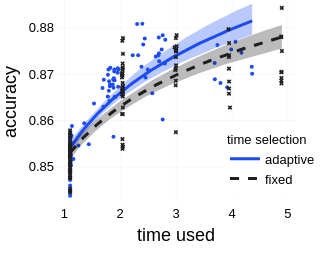

Source (notebook cell):
### Code cell
import numpy as np
import plotly.graph_objects as go
from scipy.optimize import curve_fit


sel = run_agg_df["costs.time.lam"] > 0.0
time_used = np.array(run_agg_df[sel]["time_used_mean"])
correct = np.array(run_agg_df[sel]["correct_mean"])
scheme = np.array(run_agg_df[sel]["model.time_selection.scheme"])

def log_func(t, a, b):
    return a * np.log(t) + b

colors = {
    'adaptive': cfg_base.plotting.time,
    'fixed': cfg_base.plotting.fixed_time,
}

n_bootstrap = 1000
ci_level = 0.95

fig = go.Figure()

for s in ['adaptive', 'fixed']:
    mask = scheme == s
    x = time_used[mask]
    y = correct[mask]

    # Fit on original data
    popt, _ = curve_fit(log_func, x, y)
    t_smooth = np.linspace(x.min(), x.max(), 100)
    y_smooth = log_func(t_smooth, *popt)

    # Bootstrap CI
    n_pts = len(x)
    boot_curves = np.zeros((n_bootstrap, len(t_smooth)))
    for b in range(n_bootstrap):
        idx = np.random.choice(n_pts, size=n_pts, replace=True)
        try:
            popt_b, _ = curve_fit(log_func, x[idx], y[idx])
            boot_curves[b] = log_func(t_smooth, *popt_b)
        except RuntimeError:
            boot_curves[b] = np.nan

    alpha = (1 - ci_level) / 2
    lower = np.nanpercentile(boot_curves, 100 * alpha, axis=0)
    upper = np.nanpercentile(boot_curves, 100 * (1 - alpha), axis=0)

    # Shaded CI region
    fig.add_trace(go.Scatter(
        x=np.concatenate([t_smooth, t_smooth[::-1]]),
        y=np.concatenate([upper, lower[::-1]]),
        fill='toself',
        fillcolor=colors[s].replace(')', ', 0.2)').replace('rgb(', 'rgba(') if 'rgb(' in colors[s] else colors[s],
        line=dict(width=0),
        showlegend=False,
        hoverinfo='skip',
        opacity=0.3,
    ))

    # Fit line
    style = 'dash' if s != 'adaptive' else 'solid'
    fig.add_trace(go.Scatter(
        x=t_smooth, y=y_smooth, mode='lines',
        name=f'{s}',
        line=dict(color=colors[s], dash=style, width=3),
    ))

    marker_symbol = 'x' if s == 'fixed' else 'circle'
    # Data points
    fig.add_trace(go.Scatter(
        x=x, y=y, mode='markers', name=None,
        marker=dict(color=colors[s], size=4, symbol=marker_symbol),
        showlegend=False,
    ))

fig.update_layout(xaxis_title='time used', yaxis_title='accuracy')
fig.update_layout(
    yaxis=dict(range=[0.842, 0.886]),
    showlegend=True,
    legend=dict(
        # title="time selection",
        title=dict(text="time selection", font=dict(size=13)),
        x=0.9, y=0.05,
        font=dict(size=13),
        xanchor='center', yanchor='bottom',
        # bgcolor='rgba(0,0,0,0)',
    ))
fig.update_yaxes(title_standoff=12,
                 tickvals=[0.85, 0.86, 0.87, 0.88],)
fig.update_xaxes(title_standoff=8)
fig.update_layout(margin=dict(l=55, r=0, t=0, b=60))
fig.update_layout(width=WIDTH * 0.25, height=WIDTH * 0.25)
fig.show()
nn_bowl.utils.save_figure(fig, figures_dir, "time_used_vs_accuracy_adaptive_fixed_fit", scale=2)
